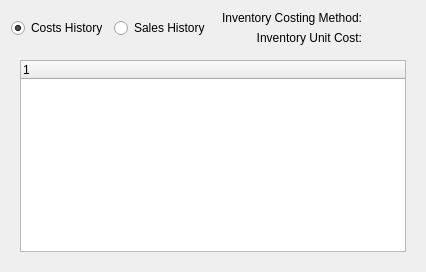
       <widget class="QWidget" name="_historyTab">
        <attribute name="title">
         <string>History</string>
        </attribute>
        <layout class="QVBoxLayout" name="verticalLayout_3">
         <item>
          <layout class="QHBoxLayout" name="horizontalLayout_3">
           <item>
            <widget class="QRadioButton" name="_historyCostsButton">
             <property name="text">
              <string>Costs History</string>
             </property>
             <property name="checked">
              <bool>true</bool>
             </property>
            </widget>
           </item>
           <item>
            <widget class="QRadioButton" name="_historySalesButton">
             <property name="text">
              <string>Sales History</string>
             </property>
            </widget>
           </item>
           <item>
            <widget class="DateCluster" name="_historyDates"/>
           </item>
           <item>
            <layout class="QGridLayout" name="gridLayout_13">
             <item row="0" column="0">
              <widget class="QLabel" name="_invCostMethodLit">
               <property name="text">
                <string>Inventory Costing Method:</string>
               </property>
               <property name="alignment">
                <set>Qt::AlignRight|Qt::AlignTrailing|Qt::AlignVCenter</set>
               </property>
              </widget>
             </item>
             <item row="0" column="1">
              <widget class="QLabel" name="_invCostMethod">
               <property name="text">
                <string/>
               </property>
              </widget>
             </item>
             <item row="1" column="0">
              <widget class="QLabel" name="_invCostLit">
               <property name="text">
                <string>Inventory Unit Cost:</string>
               </property>
               <property name="alignment">
                <set>Qt::AlignRight|Qt::AlignTrailing|Qt::AlignVCenter</set>
               </property>
              </widget>
             </item>
             <item row="1" column="1">
              <widget class="CurrDisplay" name="_invCost">
               <property name="format">
                <enum>CurrDisplay::Cost</enum>
               </property>
               <property name="localControl">
                <bool>true</bool>
               </property>
              </widget>
             </item>
            </layout>
           </item>
           <item>
            <spacer name="horizontalSpacer">
             <property name="orientation">
              <enum>Qt::Horizontal</enum>
             </property>
             <property name="sizeHint" stdset="0">
              <size>
               <width>40</width>
               <height>20</height>
              </size>
             </property>
            </spacer>
           </item>
          </layout>
         </item>
         <item>
          <widget class="QStackedWidget" name="_historyStack">
           <property name="currentIndex">
            <number>0</number>
           </property>
           <widget class="QWidget" name="_historyCostsPage">
            <layout class="QHBoxLayout" name="horizontalLayout_4">
             <item>
              <widget class="XTreeWidget" name="_historyCosts"/>
             </item>
            </layout>
           </widget>
           <widget class="QWidget" name="_historySalesPage">
            <layout class="QHBoxLayout" name="horizontalLayout_5">
             <item>
              <widget class="XTreeWidget" name="_historySales"/>
             </item>
            </layout>
           </widget>
           <widget class="QWidget" name="page_2"/>
          </widget>
         </item>
        </layout>
       </widget>
